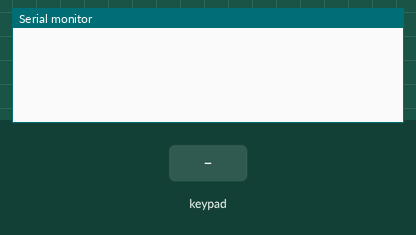
The sketch below on a simulated Arduino Uno, built with avr-gcc and run on an emulated ATmega328P. Shown: the last lines printed to the serial monitor. Wiring (inferred from the names in the program): 4×4 keypad with keys 1 2 3 A 4 5 6 B 7 8 9 C * 0 # D: rows pin 2, pin 3, pin 4, pin 5; columns pin 6, pin 7, pin 8, pin 9. Inputs (shaded band) come from the test bench.

Above: at 1.2 s.
1.3 s: key '1' pressed
At 2.5 s:
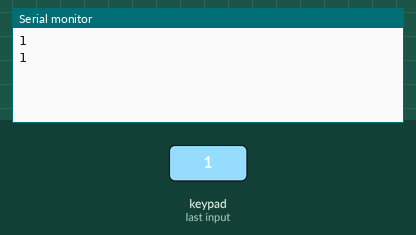
2.8 s: keypad keys 2 3 4 5 # pressed 0.4 s apart
At 4.9 s:
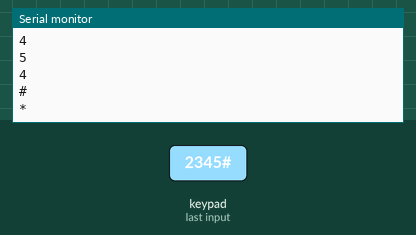
6.3 s: key 'A' pressed
At 7.5 s:
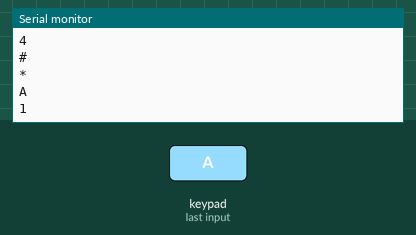
7.8 s: keypad keys 2 3 4 5 D pressed 0.4 s apart
At 9.9 s:
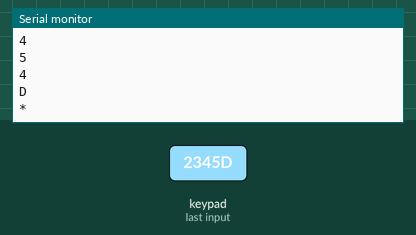
11.3 s: key 'B' pressed
At 12.5 s:
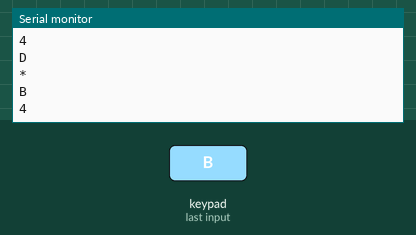
12.8 s: key 'C' pressed
At 13.7 s:
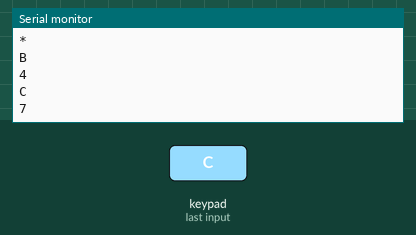
Timing chart, 0 to 15.3 s (numbered marks = the images above; inputs shaded):
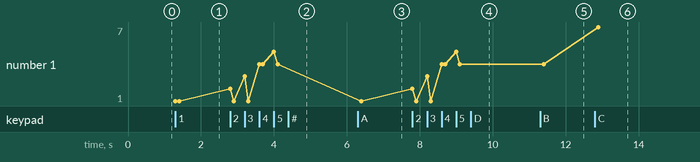

Measured:
- after the input at 1.3 s, the serial monitor: prints a new line at once (image 1)
- after the input at 2.8 s, the serial monitor: prints a new line at once (image 2)
- after the input at 6.3 s, the serial monitor: prints a new line at once (image 3)
- after the input at 7.8 s, the serial monitor: prints a new line at once (image 4)
- after the input at 11.3 s, the serial monitor: prints a new line at once (image 5)
- after the input at 12.8 s, the serial monitor: prints a new line at once (image 6)
- plotted number 1: 1 → 4 after the input at 2.8 s, 1 → 4 after the input at 7.8 s, 4 → 7 after the input at 12.8 s

The sketch:

keyboard_test.ino
```cpp
const int numRows = 4; // Number of rows in the keypad
const int numCols = 4; // Number of columns in the keypad

// Define the keymap for the keypad
char keymap[numRows][numCols] = {
  {'1', '2', '3', 'A'},
  {'4', '5', '6', 'B'},
  {'7', '8', '9', 'C'},
  {'*', '0', '#', 'D'}
};

// Define the pin numbers for the rows and columns
int rowPins[numRows] = {2, 3, 4, 5}; // Row pins are connected to these Arduino pins
int colPins[numCols] = {6, 7, 8, 9}; // Column pins are connected to these Arduino pins

void setup() {
  // Initialize serial communication
  Serial.begin(9600);

  // Set the column pins as OUTPUT and HIGH
  for (int col = 0; col < numCols; col++) {
    pinMode(colPins[col], OUTPUT);
    digitalWrite(colPins[col], HIGH);
  }

  // Set the row pins as INPUT and enable internal pull-up resistors
  for (int row = 0; row < numRows; row++) {
    pinMode(rowPins[row], INPUT_PULLUP);
  }
}

void loop() {
  // Scan the keypad for a pressed key
  char pressedKey = scanKeypad();

  // Check if a key is pressed
  if (pressedKey != '\0') {
    // Print the pressed key to the serial monitor
    Serial.println(pressedKey);

    // Add a delay to debounce the keypad
    delay(100);
  }
}

char scanKeypad() {
  for (int col = 0; col < numCols; col++) {
    // Set the current column as OUTPUT and LOW
    pinMode(colPins[col], OUTPUT);
    digitalWrite(colPins[col], LOW);

    for (int row = 0; row < numRows; row++) {
      // Read the current row
      if (digitalRead(rowPins[row]) == LOW) {
        // Key is pressed, return the corresponding character from the keymap
        return keymap[row][col];
      }
    }

    // Set the current column back to INPUT and HIGH
    pinMode(colPins[col], INPUT);
    digitalWrite(colPins[col], HIGH);
  }

  // No key is pressed
  return '\0';
}
```
